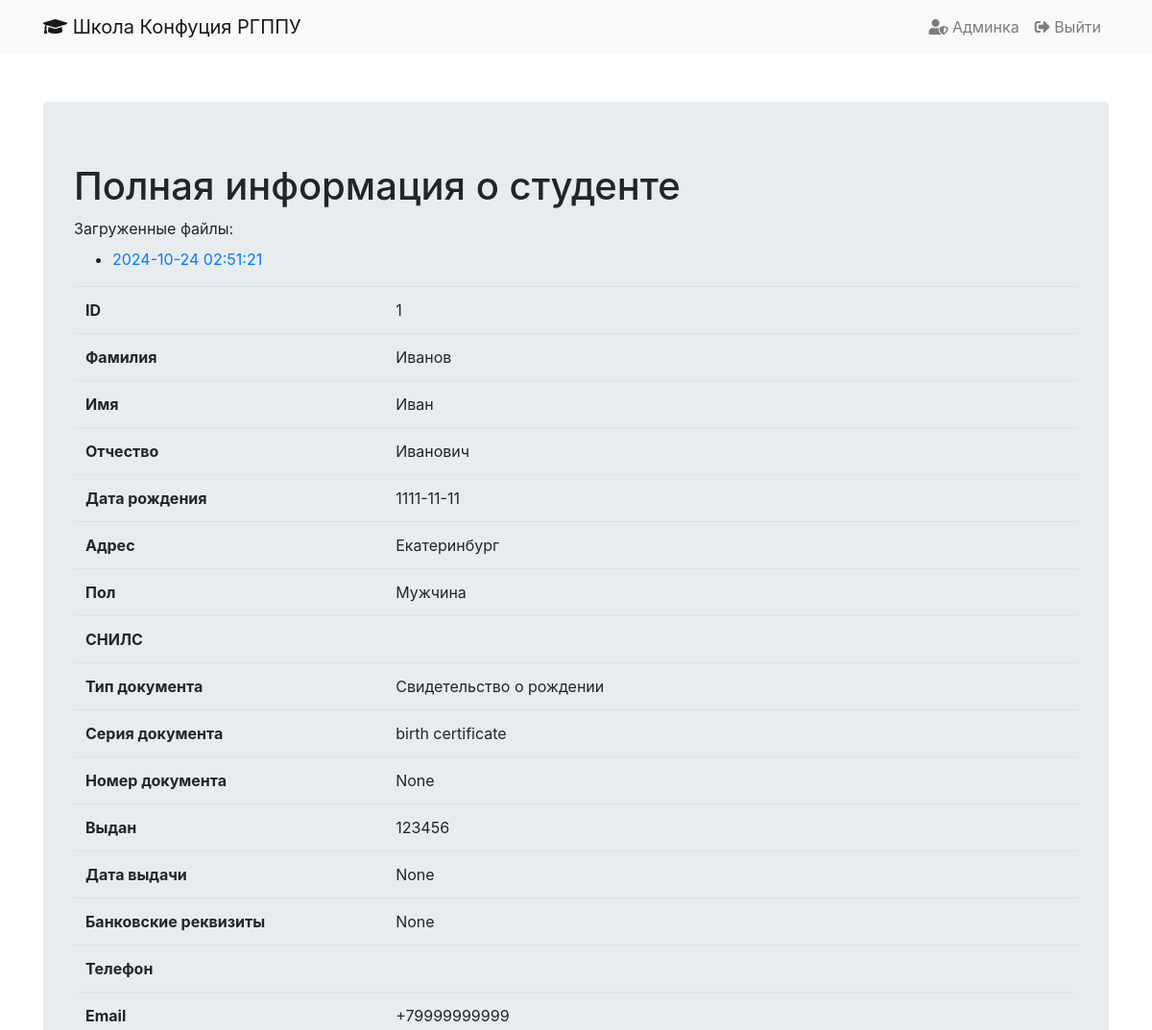
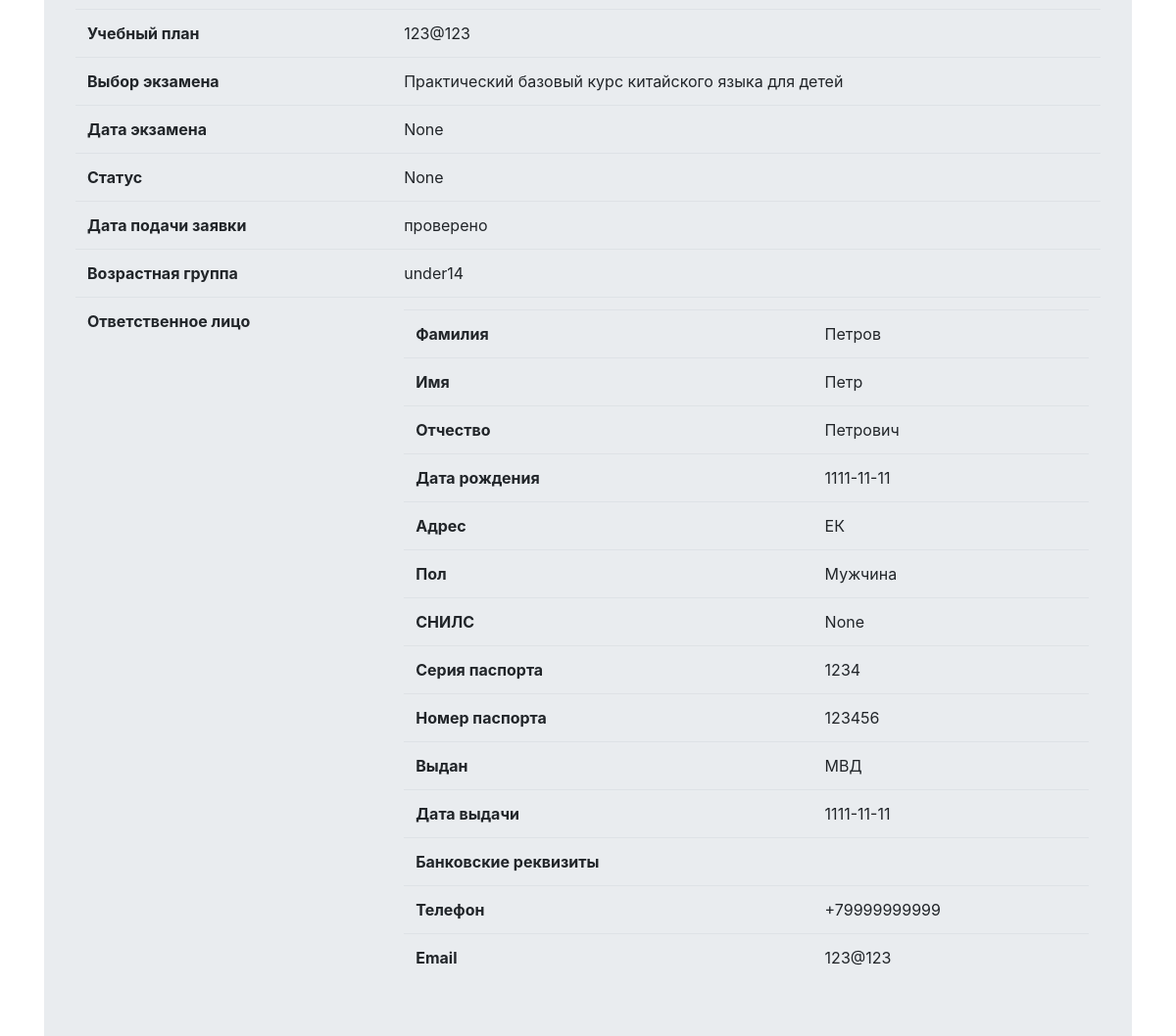
Screenshot of /moderation/students/student/1 (signed in) with the database file from the repository (2 pictures, top to bottom).
### tables this page shows
CREATE TABLE students (
            id INTEGER PRIMARY KEY AUTOINCREMENT,
            last_name TEXT NOT NULL,
            first_name TEXT NOT NULL,
            middle_name TEXT,
            birth_date TEXT NOT NULL,
            address TEXT NOT NULL,
            gender TEXT NOT NULL,
            snils TEXT,
            age_group TEXT NOT NULL,
            id_type TEXT NOT NULL,
            id_serial TEXT,
            id_number TEXT NOT NULL,
            id_issued_by TEXT,
            id_issued_date TEXT,
            bank_details TEXT,
            phone TEXT NOT NULL,
            email TEXT NOT NULL,
            study_plan TEXT NOT NULL,
            exam_selection TEXT,
            exam_date TEXT,
            status TEXT NOT NULL DEFAULT 'на проверке',
            submission_date TEXT NOT NULL
        , file_paths TEXT);

CREATE TABLE representatives (
            id INTEGER PRIMARY KEY AUTOINCREMENT,
            student_id INTEGER NOT NULL,
            last_name TEXT NOT NULL,
            first_name TEXT NOT NULL,
            middle_name TEXT,
            birth_date TEXT NOT NULL,
            address TEXT NOT NULL,
            gender TEXT NOT NULL,
            snils TEXT,
            id_serial TEXT NOT NULL,
            id_number TEXT NOT NULL,
            id_issued_by TEXT NOT NULL,
            id_issued_date TEXT NOT NULL,
            bank_details TEXT,
            phone TEXT NOT NULL,
            email TEXT NOT NULL,
            FOREIGN KEY (student_id) REFERENCES students(id)
        );

### chinaekb-forms.py (the view)
@app.route(BASE_URL + "/<path:file_path>", methods=['GET', 'POST'])
def get_file(file_path):
    return flask.send_from_directory(app.config['UPLOAD_FOLDER'], file_path)

### chinaekb-forms.py (called while the page is built, shortened)
@login_manager.user_loader
def load_user(user_id):
    return User(user_id)

@app.route(BASE_URL + "/moderation/<table_name>/student/<int:student_id>", methods=["GET", "POST"])
@login_required
def student_details(table_name, student_id):
    if request.method == 'GET':
        conn = sqlite3.connect('chinaekb.db')
        c = conn.cursor()
        c.execute(f'SELECT * FROM {table_name} WHERE id = ?', (student_id,))
        student = c.fetchone()
        representative = None
        if student and table_name == 'students':
            c.execute('SELECT * FROM representatives WHERE student_id = ?', (student_id,))
            representative = c.fetchone()
        conn.close()
        if student:
            return render_template("student_details.html", base_url=BASE_URL, student=student, representative=representative, table_name=table_name)
        else:
            return "Студент не найден", 404

### templates/student_details.html (shortened to what this page needs)
{% extends "base.html" %}
{% block content %}
<h1>Полная информация о студенте</h1>
<table class="table">
    <tr>
        <th>ID</th>
        <td>{{ student[0] }}</td>
    </tr>
    <tr>
        <th>Фамилия</th>
        <td>{{ student[1] }}</td>
    </tr>
    <tr>
        <th>Имя</th>
        <td>{{ student[2] }}</td>
    </tr>
    <tr>
        <th>Отчество</th>
        <td>{{ student[3] }}</td>
    </tr>
    <tr>
        <th>Дата рождения</th>
        <td>{{ student[4] }}</td>
    </tr>
    <tr>
        <th>Адрес</th>
        <td>{{ student[5] }}</td>
    </tr>
    <tr>
        <th>Пол</th>
        <td>
            {% if student[6] == 'male' %}
                {{ 'Мужчина' }}
            {% endif %}
        </td>
    </tr>
    <tr>
        <th>СНИЛС</th>
        <td>{{ student[7] }}</td>
    </tr>
    <tr>
        <th>Тип документа</th>
        <td>
            {% if student[9] == 'birth certificate' %}
                {{ 'Свидетельство о рождении' }}
            {% endif %}
        </td>
    </tr>
    <tr>
        <th>Серия документа</th>
        <td>{{ student[9] }}</td>
    </tr>
    <tr>
        <th>Номер документа</th>
        <td>{{ student[10] }}</td>
    </tr>
    <tr>
        <th>Выдан</th>
        <td>{{ student[11] }}</td>
    </tr>
    <tr>
        <th>Дата выдачи</th>
        <td>{{ student[12] }}</td>
    </tr>
    <tr>
        <th>Банковские реквизиты</th>
        <td>{{ student[13] }}</td>
    </tr>
    <tr>
        <th>Телефон</th>
        <td>{{ student[14] }}</td>
    </tr>
    <tr>
        <th>Email</th>
        <td>{{ student[15] }}</td>
    </tr>
    <tr>
        <th>Учебный план</th>
        <td>{{ student[16] }}</td>
    </tr>
    <tr>
        <th>Выбор экзамена</th>
        <td>{{ student[17] }}</td>
    </tr>
    <tr>
        <th>Дата экзамена</th>
        <td>{{ student[18] }}</td>
    </tr>
    <tr>
        <th>Статус</th>
        <td>{{ student[19] }}</td>
    </tr>
    <tr>
        <th>Дата подачи заявки</th>
        <td>{{ student[20] }}</td>
    </tr>
    {% if student[8] == 'under14' %}
    <tr>
        <th>Возрастная группа</th>
        <td>{{ student[8] }}</td>
    </tr>
    <tr>
        <th>Ответственное лицо</th>
        <td>
            <table class="table">
                <tr>
                    <th>Фамилия</th>
                    <td>{{ representative[2] }}</td>
                </tr>
                <tr>
                    <th>Имя</th>
                    <td>{{ representative[3] }}</td>
                </tr>
                <tr>
                    <th>Отчество</th>
                    <td>{{ representative[4] }}</td>
                </tr>
                <tr>
                    <th>Дата рождения</th>
                    <td>{{ representative[5] }}</td>
                </tr>
                <tr>
                    <th>Адрес</th>
                    <td>{{ representative[6] }}</td>
                </tr>
                <tr>
                    <th>Пол</th>
                    <td>
                        {% if representative[7] == 'male' %}
                            {{ 'Мужчина' }}
                        {% endif %}
                    </td>
                </tr>
                <tr>
                    <th>СНИЛС</th>
                    <td>{{ representative[8] }}</td>
                </tr>
                <tr>
                    <th>Серия паспорта</th>
                    <td>{{ representative[9] }}</td>
                </tr>
                <tr>
                    <th>Номер паспорта</th>
                    <td>{{ representative[10] }}</td>
                </tr>
                <tr>
                    <th>Выдан</th>
                    <td>{{ representative[11] }}</td>
                </tr>
                <tr>
                    <th>Дата выдачи</th>
                    <td>{{ representative[12] }}</td>
                </tr>
                <tr>
                    <th>Банковские реквизиты</th>
                    <td>{{ representative[13] }}</td>
                </tr>
                <tr>
                    <th>Телефон</th>
                    <td>{{ representative[14] }}</td>
                </tr>
                <tr>
                    <th>Email</th>
                    <td>{{ representative[15] }}</td>
                </tr>
            </table>
        </td>
    </tr>
    {% endif %}
    {% if student[21] != null %}
    <div class="form-group">
        <label>Загруженные файлы:</label>
        <ul>
            {% if student[21] %}
                {% for file_path in student[21].split(',') %}
                    <li><a href="{{ url_for('get_file', file_path=file_path) }}" target="_blank">{{ file_path }}</a></li>
                {% endfor %}
            {% else %}
                <li>Файлы не загружены</li>
            {% endif %}
        </ul>
    </div>
    {% endif %}
</table>
{% endblock %}

### templates/base.html (shortened to what this page needs)
<!DOCTYPE html>
<html lang="ru">
<head>
    <link rel="stylesheet" href="{{base_url}}/static/bootstrap.min.css">
    <link rel="stylesheet" href="{{base_url}}/static/style.css">
    <link href="https://stackpath.bootstrapcdn.com/bootstrap/4.5.2/css/bootstrap.min.css" rel="stylesheet">
    <link href="https://cdnjs.cloudflare.com/ajax/libs/font-awesome/5.15.3/css/all.min.css" rel="stylesheet">
</head>
<body>
    <nav class="navbar navbar-expand-lg navbar-light bg-light">
        <div class="container">
            <a class="navbar-brand" href="{{base_url}}/forms">
                <i class="fas fa-graduation-cap"></i> Школа Конфуция РГППУ
            </a>
            <div class="collapse navbar-collapse" id="navbarNav">
                <ul class="navbar-nav ml-auto">
                    {% if current_user.is_authenticated %}
                    <li class="nav-item">
                        <a class="nav-link" href="{{base_url}}/moderation">
                            <i class="fas fa-user-shield"></i> Админка
                        </a>
                    </li>
                    <li class="nav-item">
                        <a class="nav-link" href="{{base_url}}/logout">
                            <i class="fas fa-sign-out-alt"></i> Выйти
                        </a>
                    </li>
                    {% else %}
                    <li class="nav-item">
                        <a class="nav-link" href="{{base_url}}/moderation">
                            <i class="fas fa-user-shield"></i> Админка
                        </a>
                    </li>
                    {% endif %}
                </ul>
            </div>
        </div>
    </nav>
    <div>
        <main role="main" class="container">
            <div class="jumbotron">
                {% block content %}{% endblock %}
            </div>
        </main>
    </div>
</body>
</html>

### static/style.css (style rules this page uses)
.jumbotron { margin-top: 50px; margin-bottom: 50px; }

### rows the page displays
students: id "1", last_name "Иванов", first_name "Иван", middle_name "Иванович", birth_date "1111-11-11", address "Екатеринбург", id_type "birth certificate", id_issued_date "None", id_number "123456", phone "+79999999999", email "123@123", study_plan "Практический базовый курс китайского языка для детей", status "проверено", age_group "under14", submission_date "2024-10-24 02:51:21"
representatives: last_name "Петров", first_name "Петр", middle_name "Петрович", birth_date "1111-11-11", address "ЕК", id_serial "1234", id_number "123456", id_issued_by "МВД", id_issued_date "1111-11-11", phone "+79999999999", email "123@123"

### other values shown
{{ 'Мужчина' }} "Мужчина"
{{ 'Свидетельство о рождении' }} "Свидетельство о рождении"
